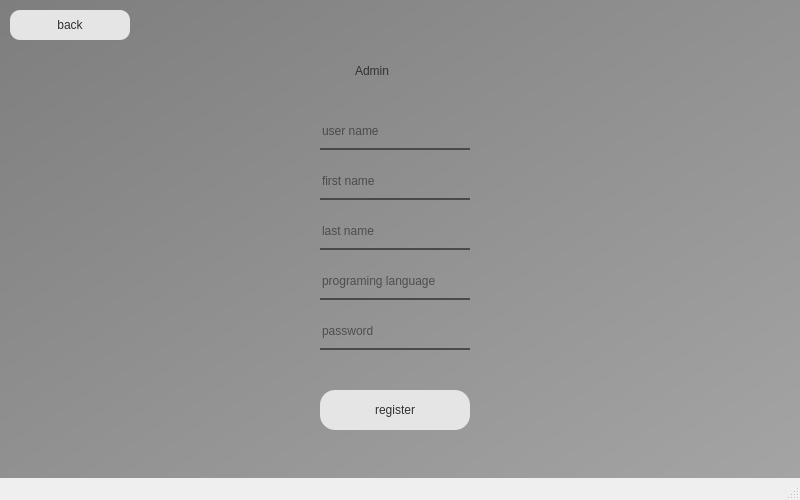
<?xml version="1.0" encoding="UTF-8"?>
<ui version="4.0">
 <class>MainWindow</class>
 <widget class="QMainWindow" name="MainWindow">
  <property name="geometry">
   <rect>
    <x>0</x>
    <y>0</y>
    <width>800</width>
    <height>500</height>
   </rect>
  </property>
  <property name="windowTitle">
   <string>MainWindow</string>
  </property>
  <widget class="QWidget" name="centralwidget">
   <widget class="QWidget" name="widget" native="true">
    <property name="geometry">
     <rect>
      <x>0</x>
      <y>0</y>
      <width>800</width>
      <height>500</height>
     </rect>
    </property>
    <property name="styleSheet">
     <string notr="true">background-color: qlineargradient(spread:pad, x1:0, y1:0, x2:1, y2:1, stop:0 rgba(126, 126, 126, 255), stop:1 rgba(165, 165, 165, 255));</string>
    </property>
    <widget class="QPushButton" name="registerbtn">
     <property name="geometry">
      <rect>
       <x>320</x>
       <y>390</y>
       <width>150</width>
       <height>40</height>
      </rect>
     </property>
     <property name="styleSheet">
      <string notr="true">QPushButton#registerbtn{
	font: 10pt &quot;MS Shell Dlg 2&quot;;	
	color: rgb(49, 49, 49);
	
	background-color: rgb(229, 229, 229);
	border-radius: 15px;
}
QPushButton#registerbtn:hover{
	font: 12pt &quot;MS Shell Dlg 2&quot;;	
	color: rgb(49, 49, 49);
}
QPushButton#registerbtn:pressed{
	font: 6pt &quot;MS Shell Dlg 2&quot;;	
	color: rgb(49, 49, 49);
}</string>
     </property>
     <property name="text">
      <string>register</string>
     </property>
    </widget>
    <widget class="QLabel" name="adminlabel">
     <property name="geometry">
      <rect>
       <x>355</x>
       <y>50</y>
       <width>91</width>
       <height>41</height>
      </rect>
     </property>
     <property name="styleSheet">
      <string notr="true">color: rgb(49, 49, 49);
font: 18pt &quot;MS Shell Dlg 2&quot;;
background-color: None
</string>
     </property>
     <property name="text">
      <string>Admin</string>
     </property>
    </widget>
    <widget class="QPushButton" name="backbtn">
     <property name="geometry">
      <rect>
       <x>10</x>
       <y>10</y>
       <width>120</width>
       <height>30</height>
      </rect>
     </property>
     <property name="styleSheet">
      <string notr="true">QPushButton#backbtn{
	font: 10pt &quot;MS Shell Dlg 2&quot;;	
	color: rgb(49, 49, 49);
	
	background-color: rgb(229, 229, 229);
	border-radius: 10px;
}
QPushButton#backbtn:hover{
	font: 12pt &quot;MS Shell Dlg 2&quot;;	
	color: rgb(49, 49, 49);
}
QPushButton#backbtn:pressed{
	font: 6pt &quot;MS Shell Dlg 2&quot;;	
	color: rgb(49, 49, 49);
}</string>
     </property>
     <property name="text">
      <string>back</string>
     </property>
    </widget>
    <widget class="QLineEdit" name="username">
     <property name="geometry">
      <rect>
       <x>320</x>
       <y>120</y>
       <width>150</width>
       <height>30</height>
      </rect>
     </property>
     <property name="styleSheet">
      <string notr="true">background-color: rgba(0, 0, 0, 0);
border:none;
border-bottom: 2px solid rgba(53, 53, 53, 200);
color: rgba(0, 0, 0, 240);
padding-bottom: 7px;

</string>
     </property>
     <property name="placeholderText">
      <string>user name</string>
     </property>
    </widget>
    <widget class="QLineEdit" name="password">
     <property name="geometry">
      <rect>
       <x>320</x>
       <y>320</y>
       <width>150</width>
       <height>30</height>
      </rect>
     </property>
     <property name="styleSheet">
      <string notr="true">background-color: rgba(0, 0, 0, 0);
border:none;
border-bottom: 2px solid rgba(53, 53, 53, 200);
color: rgba(0, 0, 0, 240);
padding-bottom: 7px;

</string>
     </property>
     <property name="echoMode">
      <enum>QLineEdit::Password</enum>
     </property>
     <property name="placeholderText">
      <string>password</string>
     </property>
    </widget>
    <widget class="QLabel" name="errortext">
     <property name="geometry">
      <rect>
       <x>320</x>
       <y>270</y>
       <width>151</width>
       <height>16</height>
      </rect>
     </property>
     <property name="styleSheet">
      <string notr="true">color: rgb(204, 6, 0);
background-color: None
</string>
     </property>
     <property name="text">
      <string/>
     </property>
    </widget>
    <widget class="QLineEdit" name="firstname">
     <property name="geometry">
      <rect>
       <x>320</x>
       <y>170</y>
       <width>150</width>
       <height>30</height>
      </rect>
     </property>
     <property name="styleSheet">
      <string notr="true">background-color: rgba(0, 0, 0, 0);
border:none;
border-bottom: 2px solid rgba(53, 53, 53, 200);
color: rgba(0, 0, 0, 240);
padding-bottom: 7px;

</string>
     </property>
     <property name="placeholderText">
      <string>first name</string>
     </property>
    </widget>
    <widget class="QLineEdit" name="lastname">
     <property name="geometry">
      <rect>
       <x>320</x>
       <y>220</y>
       <width>150</width>
       <height>30</height>
      </rect>
     </property>
     <property name="styleSheet">
      <string notr="true">background-color: rgba(0, 0, 0, 0);
border:none;
border-bottom: 2px solid rgba(53, 53, 53, 200);
color: rgba(0, 0, 0, 240);
padding-bottom: 7px;

</string>
     </property>
     <property name="placeholderText">
      <string>last name</string>
     </property>
    </widget>
    <widget class="QLineEdit" name="prolanguage">
     <property name="geometry">
      <rect>
       <x>320</x>
       <y>270</y>
       <width>150</width>
       <height>30</height>
      </rect>
     </property>
     <property name="styleSheet">
      <string notr="true">background-color: rgba(0, 0, 0, 0);
border:none;
border-bottom: 2px solid rgba(53, 53, 53, 200);
color: rgba(0, 0, 0, 240);
padding-bottom: 7px;

</string>
     </property>
     <property name="placeholderText">
      <string>programing language</string>
     </property>
    </widget>
    <widget class="QLabel" name="errortext_2">
     <property name="geometry">
      <rect>
       <x>320</x>
       <y>360</y>
       <width>151</width>
       <height>16</height>
      </rect>
     </property>
     <property name="styleSheet">
      <string notr="true">color: rgb(204, 6, 0);
background-color: None
</string>
     </property>
     <property name="text">
      <string/>
     </property>
    </widget>
   </widget>
  </widget>
  <widget class="QMenuBar" name="menubar">
   <property name="geometry">
    <rect>
     <x>0</x>
     <y>0</y>
     <width>800</width>
     <height>21</height>
    </rect>
   </property>
  </widget>
  <widget class="QStatusBar" name="statusbar"/>
 </widget>
 <resources/>
 <connections/>
</ui>
